Frame 1 (no input): blank canvas, image omitted
Frame 60 (the mouse pressed at the canvas centre just before this capture): blank canvas, image omitted
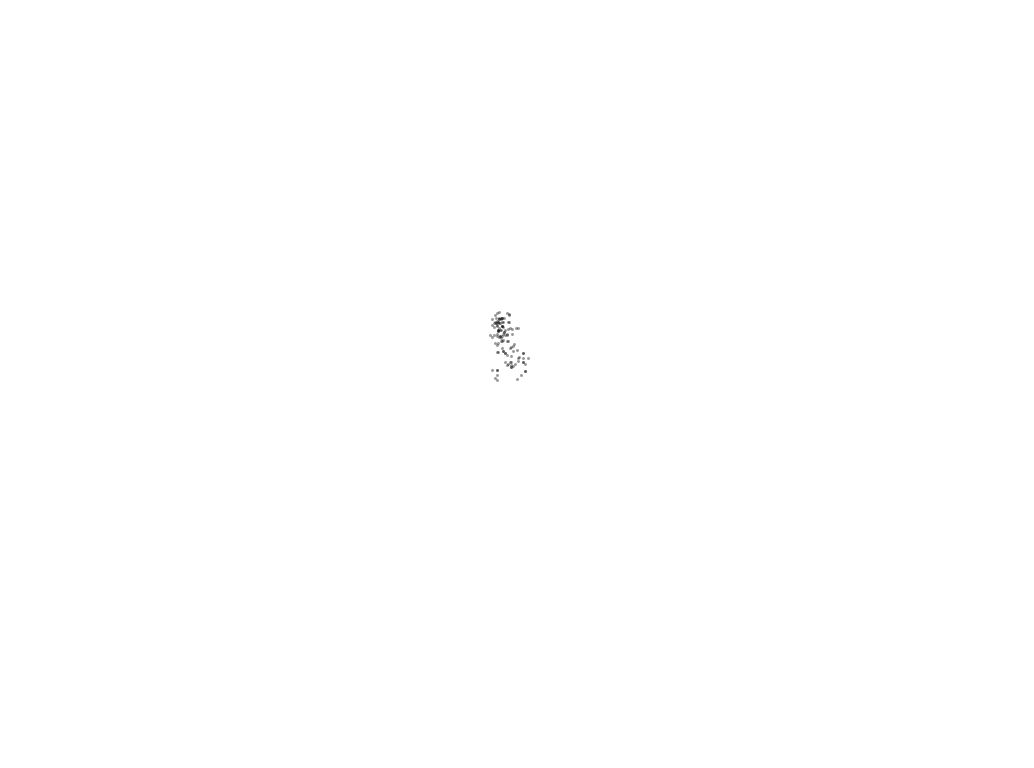
Frame 120 (the mouse held since frame 60 and released just before this capture)

The Processing sketch whose frames 1 and 60 were blank and that drew this single picture after the mouse press (run headless with seeded random() and noise(); from frame 60 on, the mouse is pressed at the canvas centre):

// Processing sketch: gauss_walker
// ── gauss_walker.pde
Mover m;

void setup() {
  size(1034, 768);
  background(255);
  m = new Mover();
}

void draw() {
  m.step();
  m.display();
}

// ── Mover.pde
import java.util.Random;

class Mover {
  
  int x;
  int y;
  Random generator;
  
  Mover() {
    x = width /2;
    y = height / 2;
    generator = new Random();
  }
  
  void display() {
    stroke(0, 100);
    strokeWeight(3);
    point(x, y);
  }
  
  void step() {
    int dirx = int(random(3)) - 1;
    int diry = int(random(3)) - 1;
    
    float sd = 2;
    float mean = 5;
    float r = (float)generator.nextGaussian();
    float stepLength = r * sd + mean;
    
    int stepx = dirx * (int)stepLength;
    int stepy = diry * (int)stepLength;
    x += stepx;
    y += stepy;
  }
}
